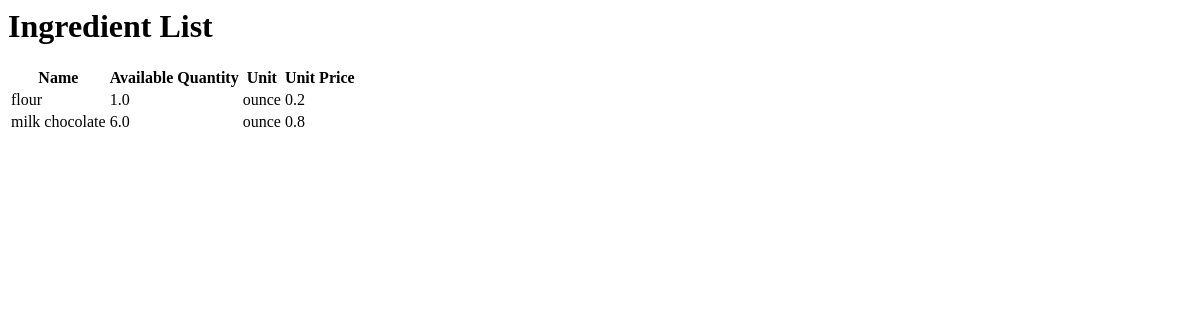
Before: /inventory/ingredient/ with the older database file.
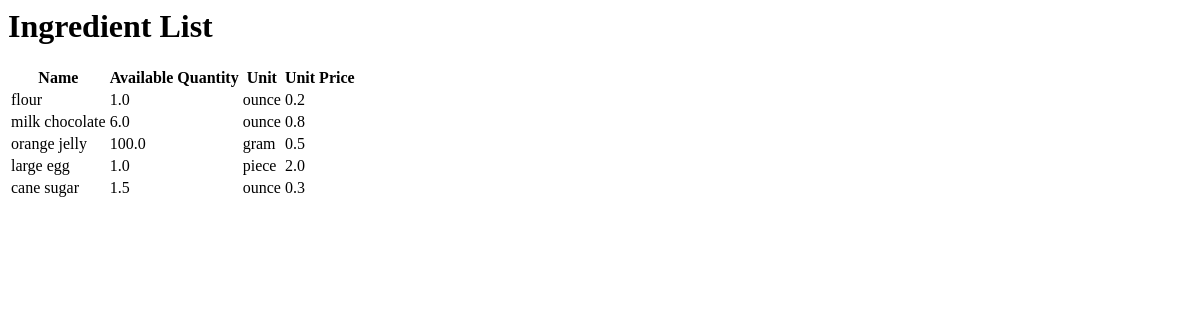
After: the same page with the newer database file.
### inventory/models.py (models this page shows, shortened)
class Ingredient(models.Model):
  name = models.CharField(max_length=50)
  quantity = models.FloatField()
  unit = models.CharField(max_length=30)
  unit_price = models.FloatField()

### inventory/views.py (the view)
# urls.py: path("ingredient/", views.IngredientList.as_view(), name="ingredientlist"),
class IngredientList(ListView):
    model = Ingredient
    template_name = "inventory/ingredient_list.html"

### inventory/templates/inventory/ingredient_list.html
{% block content %}
<h1>Ingredient List</h1>
<table>
    <tr>
        <th>Name</th>
        <th>Available Quantity</th>
        <th>Unit</th>
        <th>Unit Price</th>
    </tr>
    {% for ingredient in ingredient_list %}
    <tr>
      <td>{{ ingredient.name }}</td>
      <td>{{ ingredient.quantity }}</td>
      <td>{{ ingredient.unit }}</td>
      <td>{{ ingredient.unit_price }}</td>
    </tr>
    {% endfor %}
</table>
{% endblock %}

Changed rows visible on the page:
added Ingredient: name "orange jelly", quantity "100.0", unit "gram", unit_price "0.5"
added Ingredient: name "large egg", quantity "1.0", unit "piece", unit_price "2.0"
added Ingredient: name "cane sugar", quantity "1.5", unit "ounce", unit_price "0.3"
